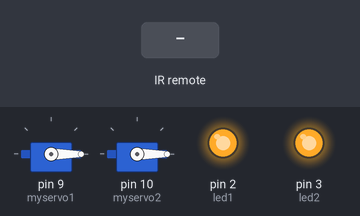
Simulated run of this sketch. Board: Arduino Uno, built with avr-gcc and run on an emulated ATmega328P. On the bench: 2 × servo, output pins drawn as LEDs (lit = HIGH). Inputs (shaded band) come from the test bench.

Above: at 1.2 s.
1.3 s: infrared code 0xE17A807F received
At 2.5 s:
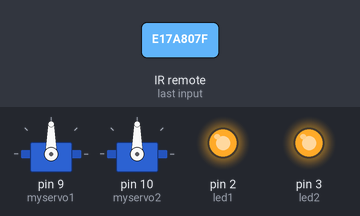
2.8 s: infrared code 0xE17A40BF received
At 3.4 s:
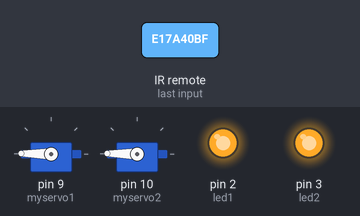
4.3 s: infrared code 0xE17AC03F received
At 4.8 s:
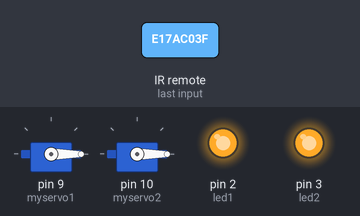
Timing chart, 0 to 7.3 s (numbered marks = the images above; inputs shaded):
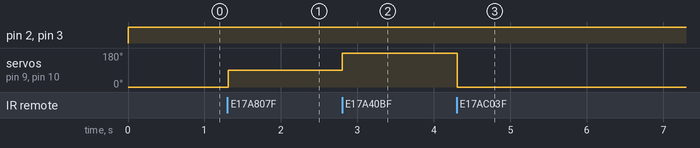

The sketch:

servo.ino.ino
```cpp
#include <Servo.h>
#include <IRremote.h>

Servo myservo1;
Servo myservo2;
int RECV_PIN = 11;
const int led1 = 2;
const int led2 = 3;
IRrecv irrecv(RECV_PIN);
decode_results results;

int go = 0 ;

void setup()
{
  pinMode(led1,OUTPUT);
  pinMode(led2,OUTPUT);
  myservo1.attach(9);
  myservo2.attach(10);
  myservo1.write(go);
  myservo2.write(go);
  irrecv.enableIRIn();
}

void loop()
{
  digitalWrite(led1,HIGH);
  digitalWrite(led2,HIGH);
  if (irrecv.decode(&results)) {
    switch(results.value){
      case 0xE17A807F: go = 90; break;
      case 0xE17A40BF: go = 179; break;
      case 0xE17AC03F: go = 0; break;
    }
    irrecv.resume();
  }
   myservo1.write(go);
   myservo2.write(go);
   delay(15);

}
```

Measured:
- after the input at 1.3 s, servo on pin 9 (myservo1), servo on pin 10 (myservo2): 0° → 90° at once
- after the input at 2.8 s, servo on pin 9 (myservo1), servo on pin 10 (myservo2): 90° → 179° at once
- after the input at 4.3 s, servo on pin 9 (myservo1), servo on pin 10 (myservo2): 179° → 0° at once
